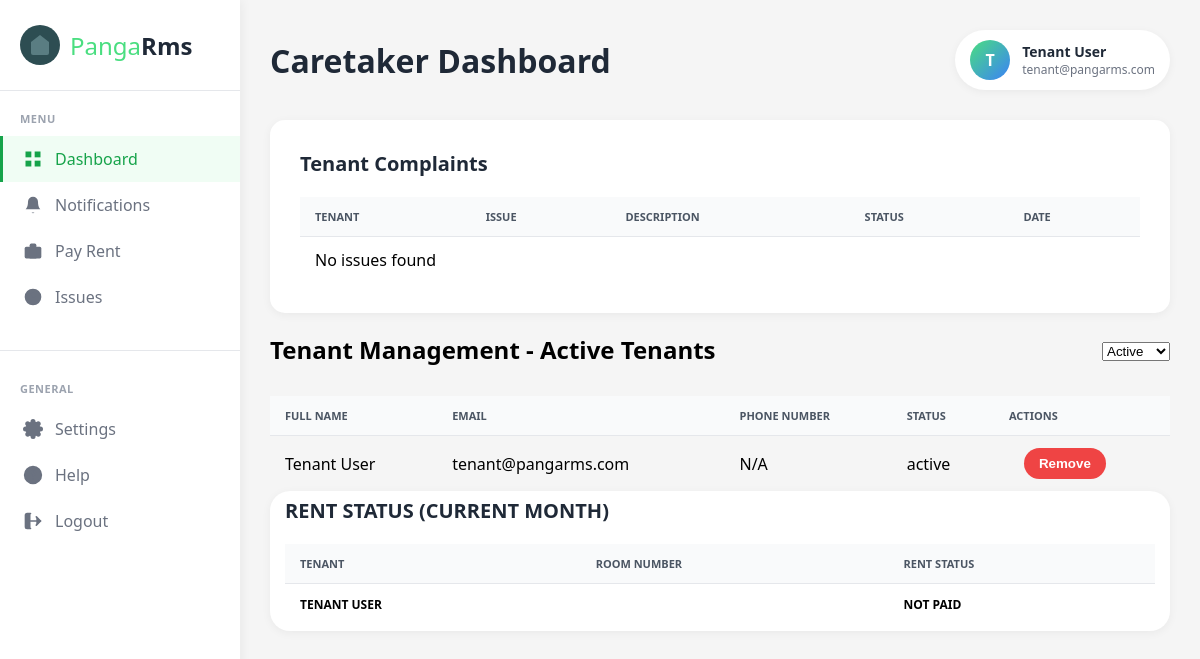
/caretaker_dashboard.php (signed in), run on the app's committed database.
### tables this page shows
CREATE TABLE IF NOT EXISTS users (
    id INT AUTO_INCREMENT PRIMARY KEY,
    fullname VARCHAR(100) NOT NULL,
    email VARCHAR(100) NOT NULL UNIQUE,
    username VARCHAR(50) NOT NULL UNIQUE,
    password VARCHAR(255) NOT NULL,
    phone_number VARCHAR(20),
    role ENUM('tenant', 'caretaker', 'landlord') NOT NULL DEFAULT 'tenant',
    created_at TIMESTAMP DEFAULT CURRENT_TIMESTAMP,
    updated_at TIMESTAMP DEFAULT CURRENT_TIMESTAMP ON UPDATE CURRENT_TIMESTAMP,
    last_login TIMESTAMP NULL,
    status ENUM('active', 'inactive', 'suspended') DEFAULT 'active',
    INDEX idx_username (username),
    INDEX idx_email (email),
    INDEX idx_role (role)
);

CREATE TABLE IF NOT EXISTS rentals (
    id INT AUTO_INCREMENT PRIMARY KEY,
    property_id INT NOT NULL,
    tenant_id INT NOT NULL,
    caretaker_id INT,
    room_number VARCHAR(50),
    rent_amount DECIMAL(10, 2) NOT NULL,
    start_date DATE NOT NULL,
    end_date DATE,
    status ENUM('active', 'ended', 'pending') DEFAULT 'pending',
    created_at TIMESTAMP DEFAULT CURRENT_TIMESTAMP,
    FOREIGN KEY (property_id) REFERENCES properties(id) ON DELETE CASCADE,
    FOREIGN KEY (tenant_id) REFERENCES users(id) ON DELETE CASCADE,
    FOREIGN KEY (caretaker_id) REFERENCES users(id) ON DELETE SET NULL
);

### caretaker_dashboard.php (the view, shortened to what this page needs)
<?php
$fullname = $_SESSION['fullname'];
$email = $_SESSION['email'];
$role = $_SESSION['role'];
$conn = getDBConnection();
$user_id = null;
if (isset($_SESSION['username'])) {
    $stmt_user = $conn->prepare("SELECT id FROM users WHERE username = ?");
    $stmt_user->bind_param("s", $_SESSION['username']);
    $stmt_user->execute();
    $result_user = $stmt_user->get_result();
    if ($result_user->num_rows > 0) {
        $user = $result_user->fetch_assoc();
        $user_id = $user['id'];
    }
}
$filter_status = $_GET['tenant_status'] ?? 'active';
$tenants = [];
$sql_tenants = "SELECT id, fullname, email, phone_number, status FROM users WHERE role = 'tenant'";
$params = [];
$types = "";
if ($filter_status !== 'all') {
    $sql_tenants .= " AND status = ?";
    $params[] = $filter_status;
    $types .= "s";
}
$stmt_tenants = $conn->prepare($sql_tenants);
if (!empty($params)) {
    $stmt_tenants->bind_param($types, ...$params);
}
$stmt_tenants->execute();
$result_tenants = $stmt_tenants->get_result();
while ($row_tenant = $result_tenants->fetch_assoc()) {
    $tenants[] = $row_tenant;
}
if ($user_id) {
    $sql_issues = "SELECT COUNT(*) AS count FROM issues WHERE status = 'pending'";
    if ($role === 'tenant') {
        $sql_issues .= " AND user_id = ?";
    }
    $stmt_issues = $conn->prepare($sql_issues);
    if ($role === 'tenant') {
        $stmt_issues->bind_param("i", $user_id);
    }
    $stmt_issues->execute();
    $result_issues = $stmt_issues->get_result();
}
?>
<!DOCTYPE html>
<html lang="en">
<head>
    <link rel="stylesheet" href="css/main.css">
</head>
<body>
    <?php include 'sidebar.php'; ?>
    <div class="main-content">
        <div class="top-bar">
            <h1 class="page-title">Caretaker Dashboard</h1>
            <div class="user-profile">
                <div class="user-avatar">
                    <?php echo strtoupper(substr($fullname, 0, 1)); ?>
                </div>
                <div class="user-info">
                    <div class="user-name"><?php echo htmlspecialchars($fullname); ?></div>
                    <div class="user-email"><?php echo htmlspecialchars($email); ?></div>
                </div>
            </div>
        </div>
        <div class="issues-list">
            <h2>Tenant Complaints</h2>
            <table>
                <thead>
                    <tr>
                        <th>Tenant</th>
                        <th>Issue</th>
                        <th>Description</th>
                        <th>Status</th>
                        <th>Date</th>
                    </tr>
                </thead>
                <tbody>
                    <?php
                    $conn = getDBConnection();
                    $sql = "SELECT i.issue_type, i.description, i.status, i.created_at, u.fullname
                            FROM issues i
                            JOIN users u ON i.user_id = u.id
                            ORDER BY i.created_at DESC";
                    $result = $conn->query($sql);
                    if ($result->num_rows > 0) {
                        while($row = $result->fetch_assoc()) {
                            echo "<tr>";
                            echo "<td>" . htmlspecialchars($row['fullname']) . "</td>";
                            echo "<td>" . htmlspecialchars($row['issue_type']) . "</td>";
                            echo "<td>" . htmlspecialchars($row['description']) . "</td>";
                            echo "<td>" . htmlspecialchars($row['status']) . "</td>";
                            echo "<td>" . date('M j, Y', strtotime($row['created_at'])) . "</td>";
                            echo "</tr>";
                        }
                    } else {
                        echo "<tr><td colspan='5'>No issues found</td></tr>";
                    }
                    ?>
                </tbody>
            </table>
        </div>
        <div class="tenant-management">
            <div class="issues-header">
                <h2>Tenant Management - <?php echo ucfirst($filter_status); ?> Tenants</h2>
                <form action="caretaker_dashboard.php" method="GET" class="tenant-filter-form">
                    <select name="tenant_status" onchange="this.form.submit()">
                        <option value="active" <?php echo ($filter_status === 'active') ? 'selected' : ''; ?>>Active</option>
                    </select>
                </form>
            </div>
            <table>
                <thead>
                    <tr>
                        <th>Full Name</th>
                        <th>Email</th>
                        <th>Phone Number</th>
                        <th>Status</th>
                        <th>Actions</th>
                    </tr>
                </thead>
                <tbody>
                    <?php if (!empty($tenants)): ?>
                        <?php foreach($tenants as $tenant): ?>
                            <tr>
                                <td><?php echo htmlspecialchars($tenant['fullname']); ?></td>
                                <td><?php echo htmlspecialchars($tenant['email']); ?></td>
                                <td><?php echo htmlspecialchars($tenant['phone_number'] ?? 'N/A'); ?></td>
                                <td><?php echo htmlspecialchars($tenant['status']); ?></td>
                                <td>
                                    <?php if ($tenant['status'] === 'active'): ?>
                                    <form method="POST" action="caretaker_dashboard.php" style="margin: 0;">
                                        <button type="submit" name="remove_tenant" class="remove-btn">Remove</button>
                                    </form>
                                    <?php endif; ?>
                                </td>
                            </tr>
                        <?php endforeach; ?>
                    <?php else: ?>
                        <tr><td colspan="5">No tenants found.</td></tr>
                    <?php endif; ?>
                </tbody>
            </table>
        </div>
        <div class="rent-status">
            <h2>Rent Status (Current Month)</h2>
            <table>
                <thead>
                    <tr>
                        <th>Tenant</th>
                        <th>Room Number</th>
                        <th>Rent Status</th>
                    </tr>
                </thead>
                <tbody>
                    <?php
                    $payment_for_month = date('Y-m-01');
                    $sql = "SELECT u.fullname, r.room_number, p.status
                            FROM users u
                            JOIN rentals r ON u.id = r.tenant_id
                            LEFT JOIN payments p ON r.id = p.rental_id AND p.payment_for_month = ?
                            WHERE u.role = 'tenant' AND r.status = 'active'";
                    $stmt = $conn->prepare($sql);
                    $stmt->bind_param("s", $payment_for_month);
                    $stmt->execute();
                    $result = $stmt->get_result();
                    if ($result->num_rows > 0) {
                        while($row = $result->fetch_assoc()) {
                            $rent_status = $row['status'] ? ucfirst(str_replace('_', ' ', $row['status'])) : 'Not Paid';
                            echo "<tr>";
                            echo "<td>" . htmlspecialchars($row['fullname']) . "</td>";
                            echo "<td>" . htmlspecialchars($row['room_number'] ?? '') . "</td>";
                            echo "<td>" . htmlspecialchars($rent_status) . "</td>";
                            echo "</tr>";
                        }
                    } else {
                        echo "<tr><td colspan='3'>No tenants found</td></tr>";
                    }
                    ?>
                </tbody>
            </table>
        </div>
    </div>
</body>
</html>

### sidebar.php (shortened to what this page needs)
<?php
$current_page = basename($_SERVER['PHP_SELF']);
$role = $_SESSION['role'];
?>
<div class="sidebar">
    <div class="logo">
        <div class="logo-icon">
            <svg viewBox="0 0 24 24" xmlns="http://www.w3.org/2000/svg">
                <path d="M3 9l9-7 9 7v11a2 2 0 0 1-2 2H5a2 2 0 0 1-2-2z"/>
                <polyline points="9 22 9 12 15 12 15 22"/>
            </svg>
        </div>
        <div class="logo-text">
            <span class="panga">Panga</span><span class="rms">Rms</span>
        </div>
    </div>
    <div class="nav-section">
        <div class="nav-title">MENU</div>
        <a href="<?php echo ($role === 'caretaker') ? 'caretaker_dashboard.php' : 'dashboard.php'; ?>" class="nav-item <?php echo in_array($current_page, ['dashboard.php', 'caretaker_dashboard.php']) ? 'active' : ''; ?>">
            <svg viewBox="0 0 24 24" xmlns="http://www.w3.org/2000/svg">
                <rect x="3" y="3" width="7" height="7"/>
                <rect x="14" y="3" width="7" height="7"/>
                <rect x="14" y="14" width="7" height="7"/>
                <rect x="3" y="14" width="7" height="7"/>
            </svg>
            <span>Dashboard</span>
        </a>
        <a href="notifications.php" class="nav-item <?php echo ($current_page == 'notifications.php') ? 'active' : ''; ?>">
            <svg viewBox="0 0 24 24" xmlns="http://www.w3.org/2000/svg">
                <path d="M18 8A6 6 0 0 0 6 8c0 7-3 9-3 9h18s-3-2-3-9"/>
                <path d="M13.73 21a2 2 0 0 1-3.46 0"/>
            </svg>
            <span>Notifications</span>
        </a>
        <?php if ($role === 'caretaker'): ?>
        <a href="tenants.php" class="nav-item <?php echo ($current_page == 'tenants.php') ? 'active' : ''; ?>">
            <svg viewBox="0 0 24 24" xmlns="http://www.w3.org/2000/svg">
                <path d="M16 21v-2a4 4 0 0 0-4-4H5a4 4 0 0 0-4 4v2"/>
                <circle cx="8.5" cy="7" r="4"/>
                <line x1="20" y1="8" x2="20" y2="14"/>
                <line x1="17" y1="11" x2="23" y2="11"/>
            </svg>
            <span>Tenants</span>
        </a>
        <a href="register_tenant.php" class="nav-item <?php echo ($current_page == 'register_tenant.php') ? 'active' : ''; ?>">
            <svg viewBox="0 0 24 24" xmlns="http://www.w3.org/2000/svg">
                <path d="M16 21v-2a4 4 0 0 0-4-4H5a4 4 0 0 0-4 4v2"/>
                <circle cx="8.5" cy="7" r="4"/>
                <line x1="20" y1="8" x2="20" y2="14"/>
                <line x1="17" y1="11" x2="23" y2="11"/>
            </svg>
            <span>Register Tenant</span>
        </a>
        <?php elseif ($role === 'tenant'): ?>
        <a href="rent.php" class="nav-item <?php echo ($current_page == 'rent.php') ? 'active' : ''; ?>">
            <svg viewBox="0 0 24 24" xmlns="http://www.w3.org/2000/svg">
                <rect x="2" y="7" width="20" height="14" rx="2" ry="2"/>
                <path d="M16 21V5a2 2 0 0 0-2-2h-4a2 2 0 0 0-2 2v16"/>
            </svg>
            <span>Pay Rent</span>
        </a>
        <?php endif; ?>
        <a href="issues.php" class="nav-item <?php echo in_array($current_page, ['issues.php', 'view_issue.php']) ? 'active' : ''; ?>">
            <svg viewBox="0 0 24 24" xmlns="http://www.w3.org/2000/svg">
                <circle cx="12" cy="12" r="10"/>
                <path d="M9.09 9a3 3 0 0 1 5.83 1c0 2-3 3-3 3"/>
                <line x1="12" y1="17" x2="12.01" y2="17"/>
            </svg>
            <span>Issues</span>
        </a>
    </div>
    <div class="nav-separator"></div>
    <div class="nav-section">
        <div class="nav-title">GENERAL</div>
        <a href="<?php echo ($role === 'tenant') ? 'tenant_settings.php' : 'settings.php'; ?>" class="nav-item <?php echo in_array($current_page, ['settings.php', 'tenant_settings.php']) ? 'active' : ''; ?>">
            <span>Settings</span>
        </a>
        <a href="help.php" class="nav-item <?php echo ($current_page == 'help.php') ? 'active' : ''; ?>">
            <span>Help</span>
        </a>
        <a href="logout.php" class="nav-item">
            <span>Logout</span>
        </a>
    </div>
</div>

### css/main.css (style rules this page uses)
* { margin: 0; padding: 0; box-sizing: border-box; }
body { font-family: 'Segoe UI', Tahoma, Geneva, Verdana, sans-serif; background: #f5f5f5; display: flex; min-height: 100vh; }
.sidebar { width: 240px; background: white; box-shadow: 2px 0 10px rgba(0,0,0,0.05); display: flex; flex-direction: column; position: fixed; height: 100vh; overflow-y: auto; }
.logo { display: flex; align-items: center; gap: 10px; padding: 25px 20px; border-bottom: 1px solid #e5e7eb; }
.logo-icon { width: 40px; height: 40px; background: #2d4d52; border-radius: 50%; display: flex; align-items: center; justify-content: center; }
.logo-icon svg { width: 24px; height: 24px; fill: #5a7d82; }
.logo-text { font-size: 24px; font-weight: 300; }
.logo-text .panga { color: #4ade80; }
.logo-text .rms { color: #1f2937; font-weight: 600; }
.nav-section { padding: 20px 0; }
.nav-title { padding: 0 20px; font-size: 11px; font-weight: 600; color: #9ca3af; text-transform: uppercase; letter-spacing: 0.5px; margin-bottom: 10px; }
.nav-item { display: flex; align-items: center; gap: 12px; padding: 12px 20px; color: #6b7280; text-decoration: none; transition: all 0.2s; cursor: pointer; border-left: 3px solid transparent; }
.nav-item.active { background: #f0fdf4; color: #16a34a; border-left-color: #16a34a; font-weight: 500; }
.nav-item svg { width: 20px; height: 20px; fill: currentColor; }
.nav-separator { height: 1px; background: #e5e7eb; margin: 10px 0; }
.main-content { margin-left: 240px; flex: 1; padding: 30px; background: #f5f5f5; }
.top-bar { display: flex; justify-content: space-between; align-items: center; margin-bottom: 30px; }
.page-title { font-size: 32px; color: #1f2937; font-weight: 600; }
.user-profile { display: flex; align-items: center; gap: 12px; background: white; padding: 10px 15px; border-radius: 30px; box-shadow: 0 2px 8px rgba(0,0,0,0.05); }
.user-avatar { width: 40px; height: 40px; border-radius: 50%; background: linear-gradient(135deg, #4ade80, #3b82f6); display: flex; align-items: center; justify-content: center; color: white; font-weight: 600; font-size: 16px; }
.user-info { display: flex; flex-direction: column; }
.user-name { font-weight: 600; color: #1f2937; font-size: 14px; }
.user-email { font-size: 12px; color: #6b7280; }
.issues-list, .rent-status { background: white; border-radius: 15px; padding: 30px; box-shadow: 0 2px 10px rgba(0,0,0,0.05); margin-bottom: 20px; }
.issues-list h2, .rent-status h2 { font-size: 20px; font-weight: 600; margin-bottom: 20px; color: #1f2937; }
table { width: 100%; border-collapse: collapse; }
th, td { padding: 12px 15px; text-align: left; border-bottom: 1px solid #e5e7eb; }
th { background-color: #f9fafb; font-weight: 600; color: #4b5563; text-transform: uppercase; font-size: 11px; }
tr:last-child td { border-bottom: none; }
.issues-header { display: flex; justify-content: space-between; align-items: center; margin-bottom: 30px; }
.remove-btn { background: #ef4444; color: white; border: none; padding: 8px 15px; border-radius: 20px; font-weight: 600; cursor: pointer; transition: background-color 0.3s; margin-left: 15px; }
.rent-status { padding: 6px 15px; border-radius: 20px; font-size: 12px; font-weight: 600; text-transform: uppercase; }

### data on the page
users: fullname "Tenant User", email "tenant@pangarms.com", phone_number "N/A", status "active"
rentals: tenant.fullname "TENANT USER", rent_status "NOT PAID"

### other printed values
substr($fullname, 0, 1) "T"
$fullname "Tenant User"
$email "tenant@pangarms.com"
$filter_status "Active"
